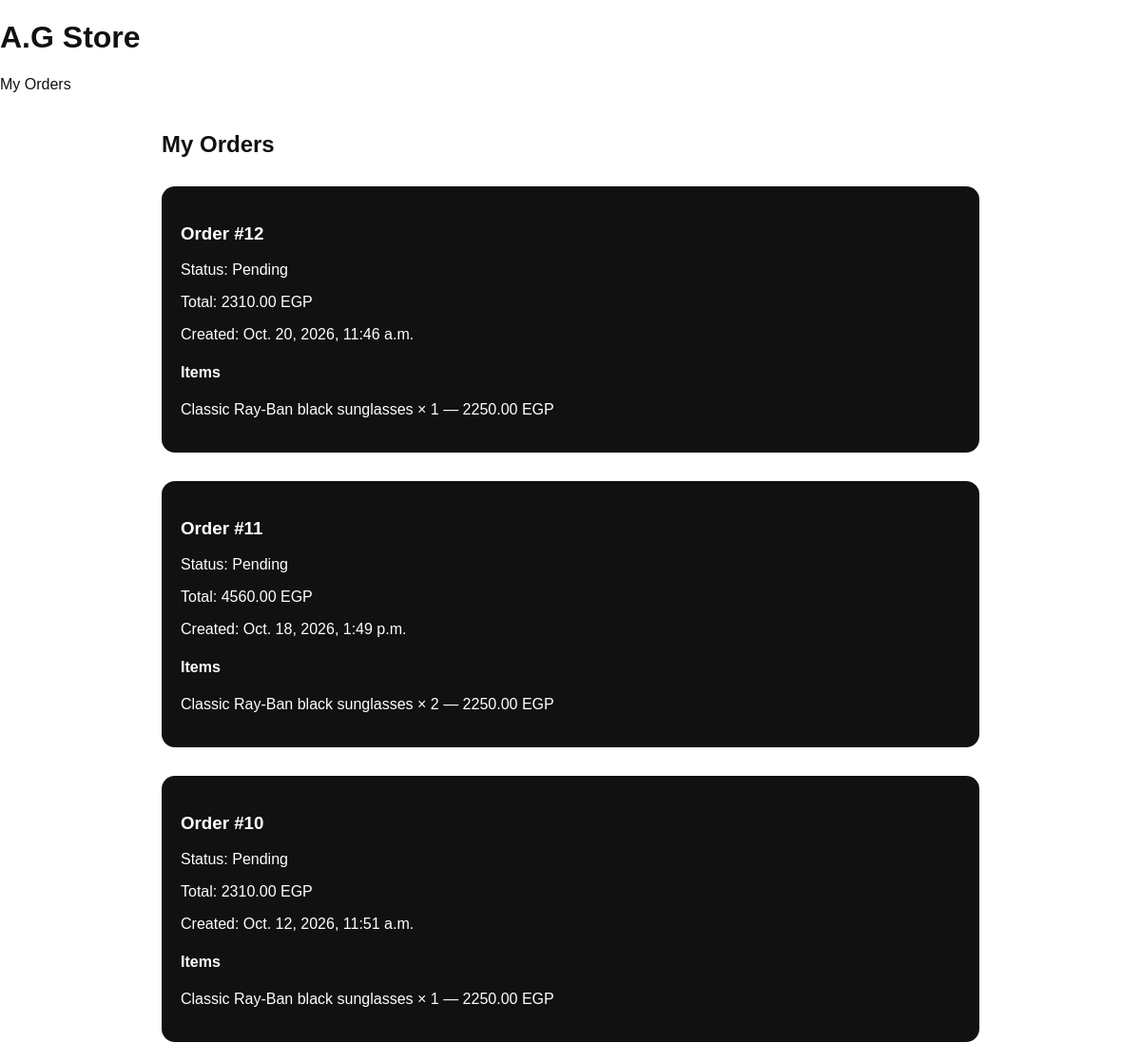
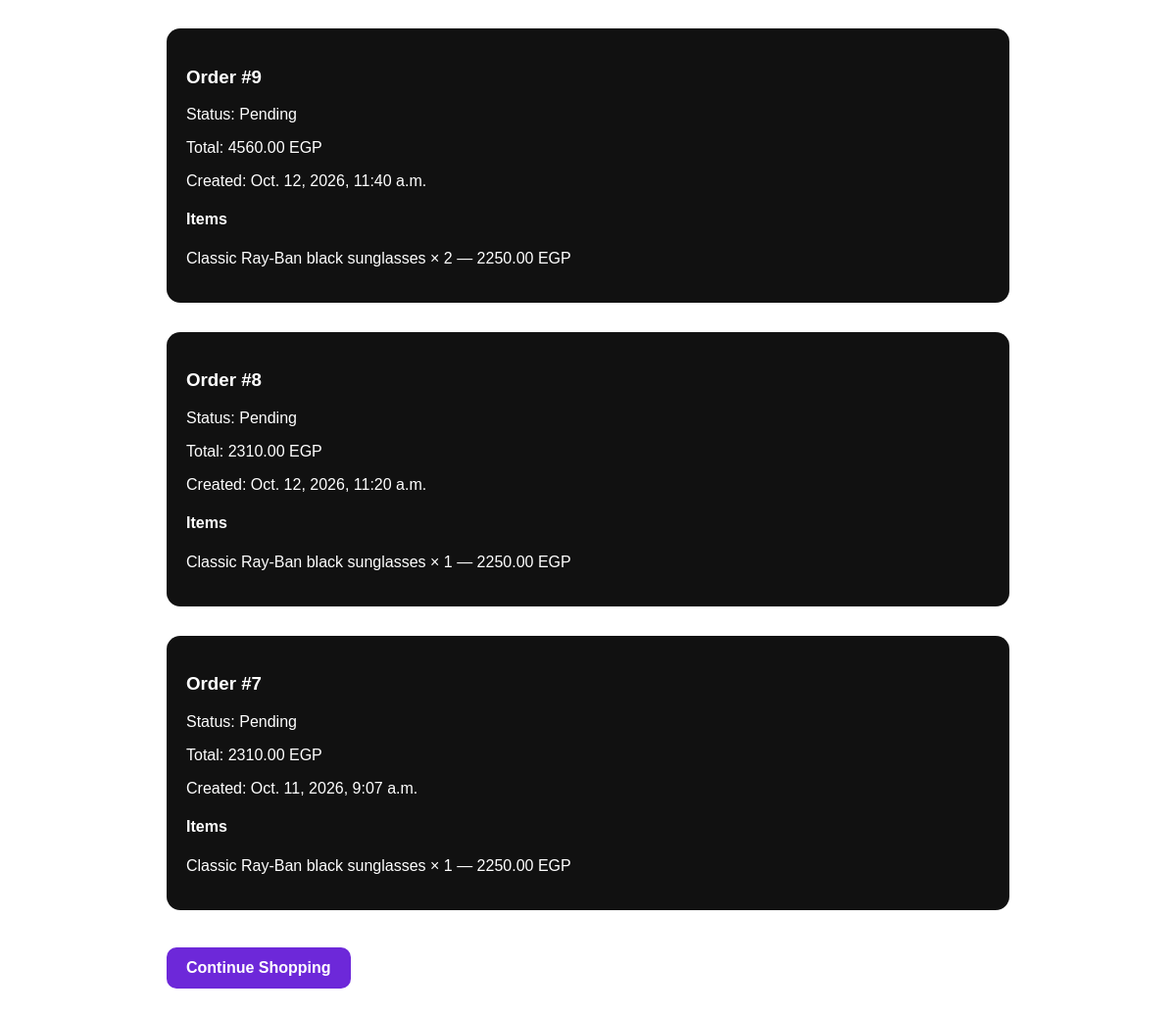
/my-orders/ (signed in), run on the app's committed database (2 pictures, top to bottom).
### store/models.py (models this page shows, shortened)
class Order(models.Model):
    user = models.ForeignKey('auth.User', on_delete=models.SET_NULL, null=True, blank=True, related_name='orders')
    customer_name = models.CharField(max_length=200)
    phone = models.CharField(max_length=30)
    address = models.TextField()
    shipping_fee = models.DecimalField(max_digits=10, decimal_places=2, default=60)
    total_price = models.DecimalField(max_digits=10, decimal_places=2, default=0)
    discount_amount = models.DecimalField(max_digits=10, decimal_places=2, default=0)
    coupon_code = models.CharField(max_length=50, blank=True)
    STATUS_CHOICES = [
        ('pending', 'Pending'),
        ('confirmed', 'Confirmed'),
        ('preparing', 'Preparing'),
        ('shipped', 'Shipped'),
        ('delivered', 'Delivered'),
        ('cancelled', 'Cancelled'),
    ]
    status = models.CharField(
        max_length=20,
        choices=STATUS_CHOICES,
        default='pending'
    )
    created_at = models.DateTimeField(auto_now_add=True)

class OrderItem(models.Model):
    order = models.ForeignKey(Order, on_delete=models.CASCADE, related_name='items')
    product = models.ForeignKey(Product, on_delete=models.PROTECT)
    quantity = models.PositiveIntegerField(default=1)
    price = models.DecimalField(max_digits=10, decimal_places=2)

class Product(models.Model):
    CATEGORY_CHOICES = [
        ('sunglasses', 'Sunglasses'),
        ('medical_frames', 'Medical Frames'),
    ]
    name = models.CharField(max_length=200)
    category = models.CharField(max_length=30, choices=CATEGORY_CHOICES, default='sunglasses')
    description = models.TextField()
    price = models.DecimalField(
        max_digits=10,
        decimal_places=2
    )
    cost_price = models.DecimalField(
        max_digits=10,
        decimal_places=2,
        default=0
    )
    old_price = models.DecimalField(
        max_digits=10,
        decimal_places=2,
        null=True,
        blank=True
    )
    stock = models.PositiveIntegerField(default=0)
    image = models.FileField(
        upload_to='products/',
        blank=True,
        null=True
    )
    created_at = models.DateTimeField(
        auto_now_add=True
    )

### store/views.py (the view)
# urls.py: path('my-orders/', my_orders, name='my_orders'),
def my_orders(request):
    if not request.user.is_authenticated:
        return redirect('login')
    orders = Order.objects.filter(
        user=request.user
    ).prefetch_related('items__product').order_by('-created_at')
    return render(request, 'store/my_orders.html', {
        'orders': orders,
    })

### store/context_processors.py (called while the page is built)
def cart_count(request):
    cart = request.session.get('cart', {})
    return {'cart_count': sum(cart.values())}

### store/templates/store/my_orders.html (shortened to what this page needs)
{% load static %}
<!DOCTYPE html>
<html lang="en">
<head>
    <link rel="stylesheet" href="{% static 'store/style.css' %}">
</head>
<body>
<header>
    <h1>A.G Store</h1>
    <p>My Orders</p>
</header>
<section class="cart-container">
    <h2>My Orders</h2>
    {% for order in orders %}
        <div class="cart-total" style="margin-bottom:20px; text-align:left;">
            <h3>Order #{{ order.id }}</h3>
            <p>Status: {{ order.get_status_display }}</p>
            <p>Total: {{ order.total_price }} EGP</p>
            <p>Created: {{ order.created_at }}</p>
            <h4>Items</h4>
            {% for item in order.items.all %}
                <p>
                    {{ item.product.name }}
                    × {{ item.quantity }}
                    — {{ item.price }} EGP
                </p>
            {% endfor %}
        </div>
    {% empty %}
        <p>You have no orders yet.</p>
    {% endfor %}
    <a href="{% url 'home' %}">Continue Shopping</a>
</section>
</body>
</html>

### store/static/store/style.css (style rules this page uses)
:root { --purple: #6D28D9; --purple-dark: #5521B5; --purple-light: #F1EBFF; --black: #111111; --white: #FFFFFF; --muted: #777381; --line: #EAE7EF; --page: #FAF9FC; --radius: 20px; }
* { box-sizing: border-box; }
html { scroll-behavior: smooth; scroll-padding-top: 90px; }
body { margin: 0; background: var(--white); color: var(--black); font-family: Arial, Helvetica, sans-serif; -webkit-font-smoothing: antialiased; }
a { color: inherit; }
button, a { -webkit-tap-highlight-color: transparent; }
.cart-container { max-width: 900px; margin: 40px auto; padding: 0 20px; }
.cart-container h2 { margin-bottom: 25px; }
.cart-total { margin-top: 30px; padding: 20px; border-radius: 14px; background: var(--black); color: white; text-align: right; }
.cart-container > a, .checkout-form button, .place-order-btn { display: inline-block; margin-top: 18px; padding: 12px 20px; border: 0; border-radius: 10px; background: var(--purple); color: white; text-decoration: none; font-weight: 700; cursor: pointer; }
.cart-total { text-align: center; }

### data on the page
Order: id "12", status "Pending", total_price "2310.00", created_at "Oct. 20, 2026, 11:46 a.m."
OrderItem: product.name "Classic Ray-Ban black sunglasses", quantity "1", price "2250.00"
Order: id "11", status "Pending", total_price "4560.00", created_at "Oct. 18, 2026, 1:49 p.m."
OrderItem: product.name "Classic Ray-Ban black sunglasses", quantity "2", price "2250.00"
Order: id "10", status "Pending", total_price "2310.00", created_at "Oct. 12, 2026, 11:51 a.m."
OrderItem: product.name "Classic Ray-Ban black sunglasses", quantity "1", price "2250.00"
Order: id "9", status "Pending", total_price "4560.00", created_at "Oct. 12, 2026, 11:40 a.m."
OrderItem: product.name "Classic Ray-Ban black sunglasses", quantity "2", price "2250.00"
Order: id "8", status "Pending", total_price "2310.00", created_at "Oct. 12, 2026, 11:20 a.m."
OrderItem: product.name "Classic Ray-Ban black sunglasses", quantity "1", price "2250.00"
Order: id "7", status "Pending", total_price "2310.00", created_at "Oct. 11, 2026, 9:07 a.m."
OrderItem: product.name "Classic Ray-Ban black sunglasses", quantity "1", price "2250.00"
